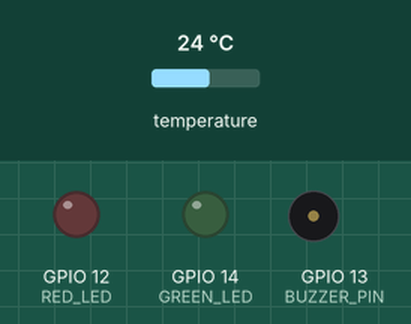
Recording of a sketch running on a simulated ESP32. Shown: output pins drawn as LEDs (lit = HIGH), buzzer (waves = sounding). Inputs (shaded band) come from the test bench; at power-on: temperature 24 °C. WiFi joins after 1.5 s; servers stay silent unless stated; uploads are accepted with an empty reply.

Above: at 3.0 s.
3.1 s: temperature set to 8.5 °C
11.7 s: temperature set to 7.6 °C
At 14.6 s:
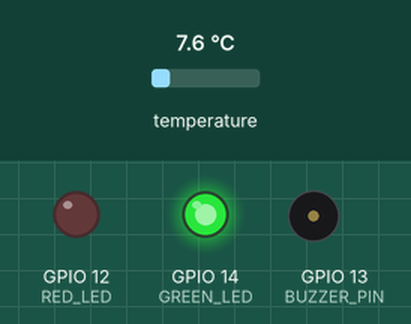
15.3 s: temperature set to 12 °C
At 18.2 s:
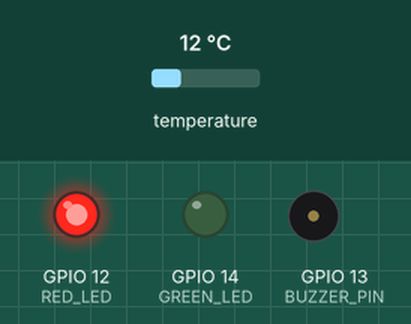
23.9 s: temperature set to 7 °C
At 26.2 s:
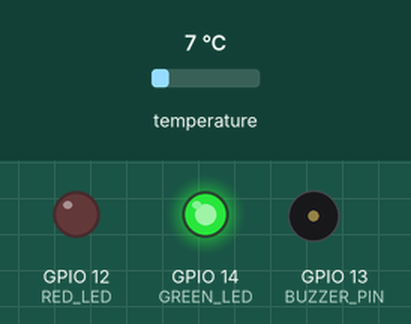
Timing chart, 0 to 27.7 s (numbered marks = the images above; inputs shaded):
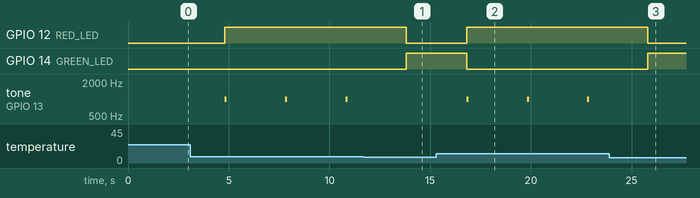

Measured:
- the behaviour switches between 8.1 and 8 °C on temperature (found by bisection; images 0 and 1)
- after the input at 11.7 s, GPIO 12 (RED_LED): HIGH → LOW after 2.1 s; GPIO 14 (GREEN_LED): LOW → HIGH after 2.1 s; tone on GPIO 13 (BUZZER_PIN): stays silent (without the input it goes to 1000 Hz after 2.1 s)
- after the input at 15.3 s, GPIO 12 (RED_LED): LOW → HIGH after 1.5 s; GPIO 14 (GREEN_LED): HIGH → LOW after 1.5 s; tone on GPIO 13 (BUZZER_PIN): alternates 1000 Hz for 0.10 s and silent for 2.9 s, starting after 1.5 s
- after the input at 23.9 s, GPIO 12 (RED_LED): HIGH → LOW after 1.9 s; GPIO 14 (GREEN_LED): LOW → HIGH after 1.9 s; tone on GPIO 13 (BUZZER_PIN): stays silent (without the input it goes to 1000 Hz after 1.9 s)
- by itself, tone on GPIO 13 (BUZZER_PIN): alternates 1000 Hz for 0.10 s and silent for 2.9 s

The sketch:

vaxsafe_esp32.ino
```cpp
#define BLYNK_TEMPLATE_ID "TMPLxxxxxx"
#define BLYNK_TEMPLATE_NAME "VaxSafe"
#define BLYNK_AUTH_TOKEN "Your_Auth_Token"

#include <WiFi.h>
#include <BlynkSimpleEsp32.h>
#include <HTTPClient.h>
#include <ArduinoJson.h>
#include "DHTesp.h"

// Network Config
char auth[] = BLYNK_AUTH_TOKEN;
char ssid[] = "Wokwi-GUEST"; // Real hardware ke liye apna WiFi Name
char pass[] = "";            // Real hardware ke liye apna Password
const char* serverUrl = "http://YOUR_LAPTOP_IP:5000/vaxsafe/telemetry";

// Hardware Pins
const int DHT_PIN = 15;
const int RED_LED = 12;
const int GREEN_LED = 14;
const int BUZZER_PIN = 13;

DHTesp dht;
BlynkTimer timer;

void sendDataToAll() {
  float temp = dht.getTemperature();
  if (isnan(temp)) return;

  // 1. Local Edge Alerts
  if (temp > 8.0 || temp < -2.0) {
    digitalWrite(RED_LED, HIGH); digitalWrite(GREEN_LED, LOW);
    tone(BUZZER_PIN, 1000, 100);
  } else {
    digitalWrite(RED_LED, LOW); digitalWrite(GREEN_LED, HIGH);
    noTone(BUZZER_PIN);
  }

  // 2. Send to Blynk Dashboard
  Blynk.virtualWrite(V0, temp);

  // 3. Send to Python AI & Blockchain Server
  if (WiFi.status() == WL_CONNECTED) {
    HTTPClient http;
    http.begin(serverUrl);
    http.addHeader("Content-Type", "application/json");

    StaticJsonDocument<200> doc;
    doc["temperature"] = temp;
    String payload;
    serializeJson(doc, payload);

    int httpCode = http.POST(payload);
    if (httpCode > 0) {
      String response = http.getString();
      StaticJsonDocument<500> resDoc;
      deserializeJson(resDoc, response);

      // Backend se aane wali AI analysis Blynk par dikhana
      Blynk.virtualWrite(V1, resDoc["ai_health"]);
      Blynk.virtualWrite(V2, resDoc["blockchain_proof"]);
    }
    http.end();
  }
}

void setup() {
  Serial.begin(115200);
  pinMode(RED_LED, OUTPUT);
  pinMode(GREEN_LED, OUTPUT);
  pinMode(BUZZER_PIN, OUTPUT);
  dht.setup(DHT_PIN, DHTesp::DHT22);

  Blynk.begin(auth, ssid, pass);
  timer.setInterval(3000L, sendDataToAll); // Har 3 second mein update
}

void loop() {
  Blynk.run();
  timer.run();
}
```
